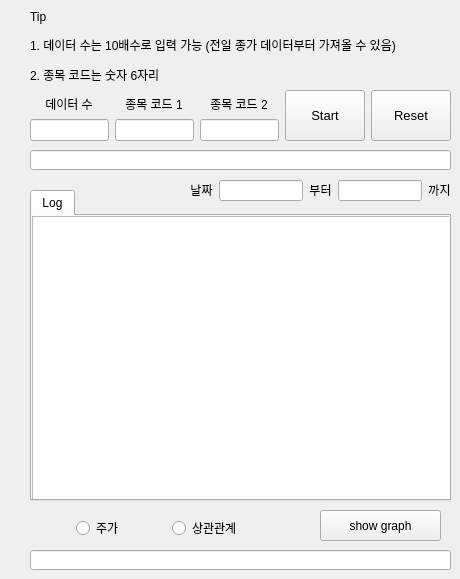
      <widget class="QWidget" name="tab_3">
       <attribute name="title">
        <string>두 종목 상관관계 분석</string>
       </attribute>
       <widget class="QWidget" name="horizontalLayoutWidget_5">
        <property name="geometry">
         <rect>
          <x>30</x>
          <y>90</y>
          <width>421</width>
          <height>51</height>
         </rect>
        </property>
        <layout class="QHBoxLayout" name="horizontalLayout3_1">
         <item>
          <layout class="QHBoxLayout" name="horizontalLayout3_2">
           <item>
            <layout class="QVBoxLayout" name="verticalLayout3_1">
             <item alignment="Qt::AlignHCenter|Qt::AlignBottom">
              <widget class="QLabel" name="label3_1">
               <property name="sizePolicy">
                <sizepolicy hsizetype="Fixed" vsizetype="Fixed">
                 <horstretch>0</horstretch>
                 <verstretch>0</verstretch>
                </sizepolicy>
               </property>
               <property name="font">
                <font>
                 <pointsize>9</pointsize>
                 <stylestrategy>PreferAntialias</stylestrategy>
                </font>
               </property>
               <property name="text">
                <string>데이터 수</string>
               </property>
               <property name="alignment">
                <set>Qt::AlignCenter</set>
               </property>
              </widget>
             </item>
             <item>
              <widget class="QLineEdit" name="data_len3">
               <property name="sizePolicy">
                <sizepolicy hsizetype="Ignored" vsizetype="Ignored">
                 <horstretch>0</horstretch>
                 <verstretch>0</verstretch>
                </sizepolicy>
               </property>
               <property name="inputMethodHints">
                <set>Qt::ImhDigitsOnly</set>
               </property>
               <property name="text">
                <string/>
               </property>
               <property name="alignment">
                <set>Qt::AlignCenter</set>
               </property>
              </widget>
             </item>
            </layout>
           </item>
           <item>
            <layout class="QVBoxLayout" name="verticalLayout3_2">
             <item alignment="Qt::AlignHCenter|Qt::AlignBottom">
              <widget class="QLabel" name="label3_2">
               <property name="sizePolicy">
                <sizepolicy hsizetype="Fixed" vsizetype="Fixed">
                 <horstretch>0</horstretch>
                 <verstretch>0</verstretch>
                </sizepolicy>
               </property>
               <property name="font">
                <font>
                 <pointsize>9</pointsize>
                 <stylestrategy>PreferAntialias</stylestrategy>
                </font>
               </property>
               <property name="text">
                <string>종목 코드 1</string>
               </property>
               <property name="alignment">
                <set>Qt::AlignCenter</set>
               </property>
              </widget>
             </item>
             <item>
              <widget class="QLineEdit" name="stock_num3_1">
               <property name="sizePolicy">
                <sizepolicy hsizetype="Ignored" vsizetype="Ignored">
                 <horstretch>0</horstretch>
                 <verstretch>0</verstretch>
                </sizepolicy>
               </property>
               <property name="inputMethodHints">
                <set>Qt::ImhDigitsOnly</set>
               </property>
               <property name="text">
                <string/>
               </property>
               <property name="alignment">
                <set>Qt::AlignCenter</set>
               </property>
              </widget>
             </item>
            </layout>
           </item>
           <item>
            <layout class="QVBoxLayout" name="verticalLayout3_3">
             <item alignment="Qt::AlignHCenter|Qt::AlignBottom">
              <widget class="QLabel" name="label3_3">
               <property name="sizePolicy">
                <sizepolicy hsizetype="Fixed" vsizetype="Fixed">
                 <horstretch>0</horstretch>
                 <verstretch>0</verstretch>
                </sizepolicy>
               </property>
               <property name="font">
                <font>
                 <pointsize>9</pointsize>
                 <stylestrategy>PreferAntialias</stylestrategy>
                </font>
               </property>
               <property name="text">
                <string>종목 코드 2</string>
               </property>
               <property name="alignment">
                <set>Qt::AlignCenter</set>
               </property>
              </widget>
             </item>
             <item>
              <widget class="QLineEdit" name="stock_num3_2">
               <property name="sizePolicy">
                <sizepolicy hsizetype="Ignored" vsizetype="Ignored">
                 <horstretch>0</horstretch>
                 <verstretch>0</verstretch>
                </sizepolicy>
               </property>
               <property name="inputMethodHints">
                <set>Qt::ImhDigitsOnly</set>
               </property>
               <property name="text">
                <string/>
               </property>
               <property name="alignment">
                <set>Qt::AlignCenter</set>
               </property>
              </widget>
             </item>
            </layout>
           </item>
          </layout>
         </item>
         <item>
          <widget class="QPushButton" name="Start_btn3">
           <property name="sizePolicy">
            <sizepolicy hsizetype="Maximum" vsizetype="Ignored">
             <horstretch>0</horstretch>
             <verstretch>0</verstretch>
            </sizepolicy>
           </property>
           <property name="font">
            <font>
             <pointsize>10</pointsize>
             <stylestrategy>PreferAntialias</stylestrategy>
            </font>
           </property>
           <property name="autoFillBackground">
            <bool>false</bool>
           </property>
           <property name="text">
            <string>Start</string>
           </property>
           <property name="autoDefault">
            <bool>false</bool>
           </property>
          </widget>
         </item>
         <item>
          <widget class="QPushButton" name="Reset_btn3">
           <property name="sizePolicy">
            <sizepolicy hsizetype="Maximum" vsizetype="Ignored">
             <horstretch>0</horstretch>
             <verstretch>0</verstretch>
            </sizepolicy>
           </property>
           <property name="font">
            <font>
             <pointsize>10</pointsize>
             <stylestrategy>PreferAntialias</stylestrategy>
            </font>
           </property>
           <property name="autoFillBackground">
            <bool>false</bool>
           </property>
           <property name="text">
            <string>Reset</string>
           </property>
          </widget>
         </item>
        </layout>
       </widget>
       <widget class="QLabel" name="tips3">
        <property name="geometry">
         <rect>
          <x>30</x>
          <y>10</y>
          <width>421</width>
          <height>71</height>
         </rect>
        </property>
        <property name="sizePolicy">
         <sizepolicy hsizetype="Fixed" vsizetype="Fixed">
          <horstretch>0</horstretch>
          <verstretch>0</verstretch>
         </sizepolicy>
        </property>
        <property name="font">
         <font>
          <pointsize>9</pointsize>
          <stylestrategy>PreferAntialias</stylestrategy>
         </font>
        </property>
        <property name="inputMethodHints">
         <set>Qt::ImhNone</set>
        </property>
        <property name="frameShape">
         <enum>QFrame::NoFrame</enum>
        </property>
        <property name="frameShadow">
         <enum>QFrame::Plain</enum>
        </property>
        <property name="text">
         <string>&lt;html&gt;&lt;head/&gt;&lt;body&gt;&lt;p&gt;Tip&lt;/p&gt;&lt;p&gt;1. 데이터 수는 10배수로 입력 가능 (전일 종가 데이터부터 가져올 수 있음)&lt;/p&gt;&lt;p&gt;2. 종목 코드는 숫자 6자리&lt;/p&gt;&lt;/body&gt;&lt;/html&gt;</string>
        </property>
        <property name="textFormat">
         <enum>Qt::AutoText</enum>
        </property>
        <property name="alignment">
         <set>Qt::AlignLeading|Qt::AlignLeft|Qt::AlignVCenter</set>
        </property>
       </widget>
       <widget class="QLineEdit" name="result3_1">
        <property name="geometry">
         <rect>
          <x>30</x>
          <y>150</y>
          <width>421</width>
          <height>20</height>
         </rect>
        </property>
        <property name="font">
         <font>
          <weight>75</weight>
          <bold>true</bold>
         </font>
        </property>
        <property name="cursor">
         <cursorShape>IBeamCursor</cursorShape>
        </property>
        <property name="alignment">
         <set>Qt::AlignCenter</set>
        </property>
        <property name="readOnly">
         <bool>true</bool>
        </property>
       </widget>
       <widget class="QTabWidget" name="tabWidget_2">
        <property name="geometry">
         <rect>
          <x>30</x>
          <y>190</y>
          <width>421</width>
          <height>311</height>
         </rect>
        </property>
        <property name="currentIndex">
         <number>0</number>
        </property>
        <widget class="QWidget" name="tab2_1">
         <attribute name="title">
          <string>Log</string>
         </attribute>
         <widget class="QTextBrowser" name="log3">
          <property name="geometry">
           <rect>
            <x>0</x>
            <y>0</y>
            <width>421</width>
            <height>291</height>
           </rect>
          </property>
         </widget>
        </widget>
       </widget>
       <widget class="QPushButton" name="show_graph_btn3">
        <property name="geometry">
         <rect>
          <x>320</x>
          <y>510</y>
          <width>121</width>
          <height>31</height>
         </rect>
        </property>
        <property name="text">
         <string>show graph</string>
        </property>
       </widget>
       <widget class="QLineEdit" name="result3_2">
        <property name="geometry">
         <rect>
          <x>30</x>
          <y>550</y>
          <width>421</width>
          <height>20</height>
         </rect>
        </property>
        <property name="font">
         <font>
          <weight>75</weight>
          <bold>true</bold>
         </font>
        </property>
        <property name="cursor">
         <cursorShape>IBeamCursor</cursorShape>
        </property>
        <property name="alignment">
         <set>Qt::AlignCenter</set>
        </property>
        <property name="readOnly">
         <bool>true</bool>
        </property>
       </widget>
       <widget class="QWidget" name="horizontalLayoutWidget">
        <property name="geometry">
         <rect>
          <x>34</x>
          <y>513</y>
          <width>251</width>
          <height>31</height>
         </rect>
        </property>
        <layout class="QHBoxLayout" name="horizontalLayout3_4">
         <item>
          <widget class="QRadioButton" name="stock">
           <property name="sizePolicy">
            <sizepolicy hsizetype="Fixed" vsizetype="Fixed">
             <horstretch>0</horstretch>
             <verstretch>0</verstretch>
            </sizepolicy>
           </property>
           <property name="text">
            <string>주가</string>
           </property>
          </widget>
         </item>
         <item>
          <widget class="QRadioButton" name="cor">
           <property name="sizePolicy">
            <sizepolicy hsizetype="Fixed" vsizetype="Fixed">
             <horstretch>0</horstretch>
             <verstretch>0</verstretch>
            </sizepolicy>
           </property>
           <property name="text">
            <string>상관관계</string>
           </property>
          </widget>
         </item>
        </layout>
       </widget>
       <widget class="QWidget" name="horizontalLayoutWidget_2">
        <property name="geometry">
         <rect>
          <x>190</x>
          <y>180</y>
          <width>261</width>
          <height>21</height>
         </rect>
        </property>
        <layout class="QHBoxLayout" name="horizontalLayout3_3">
         <item>
          <widget class="QLabel" name="label3_4">
           <property name="sizePolicy">
            <sizepolicy hsizetype="Fixed" vsizetype="Fixed">
             <horstretch>0</horstretch>
             <verstretch>0</verstretch>
            </sizepolicy>
           </property>
           <property name="font">
            <font>
             <pointsize>9</pointsize>
             <stylestrategy>PreferAntialias</stylestrategy>
            </font>
           </property>
           <property name="text">
            <string>날짜</string>
           </property>
           <property name="alignment">
            <set>Qt::AlignCenter</set>
           </property>
          </widget>
         </item>
         <item>
          <widget class="QLineEdit" name="start_date3">
           <property name="sizePolicy">
            <sizepolicy hsizetype="Ignored" vsizetype="Ignored">
             <horstretch>0</horstretch>
             <verstretch>0</verstretch>
            </sizepolicy>
           </property>
           <property name="inputMethodHints">
            <set>Qt::ImhDigitsOnly</set>
           </property>
           <property name="text">
            <string/>
           </property>
           <property name="alignment">
            <set>Qt::AlignCenter</set>
           </property>
           <property name="readOnly">
            <bool>true</bool>
           </property>
          </widget>
         </item>
         <item>
          <widget class="QLabel" name="label3_5">
           <property name="sizePolicy">
            <sizepolicy hsizetype="Fixed" vsizetype="Fixed">
             <horstretch>0</horstretch>
             <verstretch>0</verstretch>
            </sizepolicy>
           </property>
           <property name="font">
            <font>
             <pointsize>9</pointsize>
             <stylestrategy>PreferAntialias</stylestrategy>
            </font>
           </property>
           <property name="text">
            <string>부터</string>
           </property>
           <property name="alignment">
            <set>Qt::AlignCenter</set>
           </property>
          </widget>
         </item>
         <item>
          <widget class="QLineEdit" name="end_date3">
           <property name="sizePolicy">
            <sizepolicy hsizetype="Ignored" vsizetype="Ignored">
             <horstretch>0</horstretch>
             <verstretch>0</verstretch>
            </sizepolicy>
           </property>
           <property name="inputMethodHints">
            <set>Qt::ImhDigitsOnly</set>
           </property>
           <property name="text">
            <string/>
           </property>
           <property name="alignment">
            <set>Qt::AlignCenter</set>
           </property>
           <property name="readOnly">
            <bool>true</bool>
           </property>
          </widget>
         </item>
         <item>
          <widget class="QLabel" name="label3_6">
           <property name="sizePolicy">
            <sizepolicy hsizetype="Fixed" vsizetype="Fixed">
             <horstretch>0</horstretch>
             <verstretch>0</verstretch>
            </sizepolicy>
           </property>
           <property name="font">
            <font>
             <pointsize>9</pointsize>
             <stylestrategy>PreferAntialias</stylestrategy>
            </font>
           </property>
           <property name="text">
            <string>까지</string>
           </property>
           <property name="alignment">
            <set>Qt::AlignCenter</set>
           </property>
          </widget>
         </item>
        </layout>
       </widget>
      </widget>
